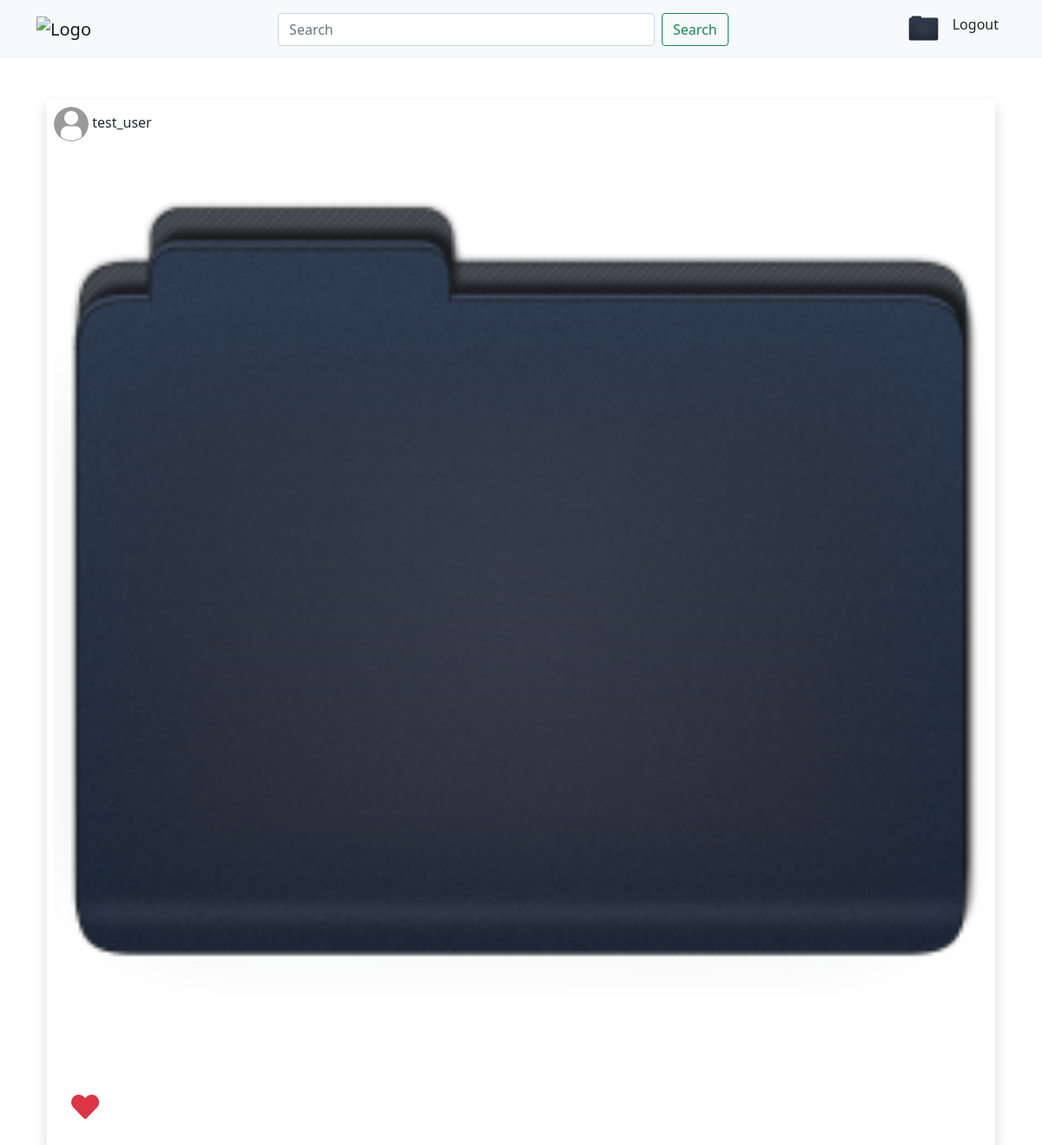
The page / (signed in) on the database its author committed.
### accounts/models.py (models this page shows)
class UserProfile(models.Model):
    user = models.OneToOneField(User, on_delete=models.CASCADE, related_name='user_profile')
    profile_pic = models.ImageField(upload_to='image/')
    description = models.TextField(blank=True)
    dob = models.DateField(blank=True, null=True)
    website = models.URLField(blank=True)
    facebook = models.URLField(blank=True)

### App_Post/models.py (models this page shows)
class Post(models.Model):
    author=models.ForeignKey(User, on_delete=models.CASCADE, related_name='post')
    image = models.ImageField(upload_to='post_image')
    caption = models.CharField(max_length=265, blank=True)
    upload_date = models.DateTimeField(auto_now_add=True)
    update_date = models.DateTimeField(auto_now_add=True)
    class Meta:
        ordering=['-upload_date',]

### App_Post/views.py (the view)
# urls.py: path("", views.home, name="home"),
@login_required
def home(request):
    following_list = Follow.objects.filter(follower=request.user)
    posts = Post.objects.filter(author__in=following_list.values_list('following'))
    liked_post=Like.objects.filter(user=request.user)
    liked_list=liked_post.values_list('post', flat=True)
    if request.method == 'GET':
        search = request.GET.get('search', '')
        result = User.objects.filter(username__contains=search)
        context = {
            'search': search,
            'result': result,
            'following_list': following_list,
            'posts':posts,
            'liked_list':liked_list
        }
    return render(request, 'app_post/index.html', context)

### templates/app_post/index.html (shortened to what this page needs)
{% extends 'base/base.html' %}
{% block content %}
    <div class="container mt-3">
        {% if search %}
            <div class="row row-cols-2 row-cols-md-4 row-cols-lg-6 g-3">
            <p>showing <strong>{{ result.count }} results</strong> for <strong>"{{ search }}"</strong></p>
            {% for user in result %}
                <div class="col">
                    <div style="cursor:pointer;" class="border p-2">
                        <a href="{% url 'user' username=user.username %}">
                            <img src="/media/{{ user.user_profile.profile_pic }}" alt="{{ post.caption }}"
                                 height="250px"
                                 width="250px" class="img-fluid overflow-hidden rounded-circle">
                            <h6 class="text-center">{{ user.username }}</h6>
                        </a>
                    </div>
                </div>
            {% endfor %}
        {% else %}
            {% for post in posts %}
                <div class="shadow">
                    <div class="p-2">
                        {% if post.author.user_profile.profile_pic %}
                            <img src="/media/{{ user.user_profile.profile_pic }}" height="40px" width="40px"
                                 alt="" class="rounded-circle">
                        {% else %}
                            <img src="/media/default profile.png" height="40px" width="40px" alt=""
                                 class="rounded-circle">
                        {% endif %}
                        <span>{{ post.author.username }}</span>
                        <img src="/media/{{ post.image }}" alt="" class="w-100"> <br>
                        <div style="padding:20px">
                            {% if post.pk in liked_list %}
                                <a href="{% url 'unliked' pk=post.pk %}"><i class="far fa-heart text-danger fs-2"></i></a>
                            {% else %}
                                <a href="{% url 'liked' pk=post.pk %}"><i class="fa fa-heart text-danger fs-2"></i></a>
                            {% endif %}
                        </div>
                    </div>
                </div>
            {% endfor %}
        {% endif %}
        </div>
    </div>
{% endblock %}

### templates/base/navbar.html (shortened to what this page needs)
<nav class="navbar navbar-expand-lg navbar-light bg-light mb-5">
    <div class="container">
        <a class="navbar-brand" href="{% url 'home' %}"><img
                src="https://hibarnsley.com/wp-content/uploads/2017/06/dummy-logo.png" alt="Logo" width="150px"/></a>
        <div class="collapse navbar-collapse" id="navbarSupportedContent">
            <form class="form-inline my-2 my-lg-0 w-50 mx-auto d-flex" method="get">
                <input class="form-control mr-sm-2" type="search" placeholder="Search" aria-label="Search" name="search">
                <button class="btn btn-outline-success my-2 my-sm-0 ms-2" type="submit">Search</button>
            </form>
            <ul class="navbar-nav ms-auto mb-2 mb-lg-0">
                <li class="nav-item">
                    <a class="nav-link text-dark" href="{% url 'profile' %}">
                        {% if user.user_profile.profile_pic %}
                            <img src="/media/{{ user.user_profile.profile_pic }}" width="35px" height="35px" alt="">
                        {% else %}
                            <img src="/media/default%20profile.png" width="35px" height="35px" alt="">
                        {% endif %}
                    </a>
                </li>
                <li class="nav-item">
                    <a class="nav-link text-dark" href="{% url 'logout' %}">Logout</a>
                </li>
            </ul>
        </div>
    </div>
</nav>

### rows shown on the page
Post: author.username "test_user", image (picture)
